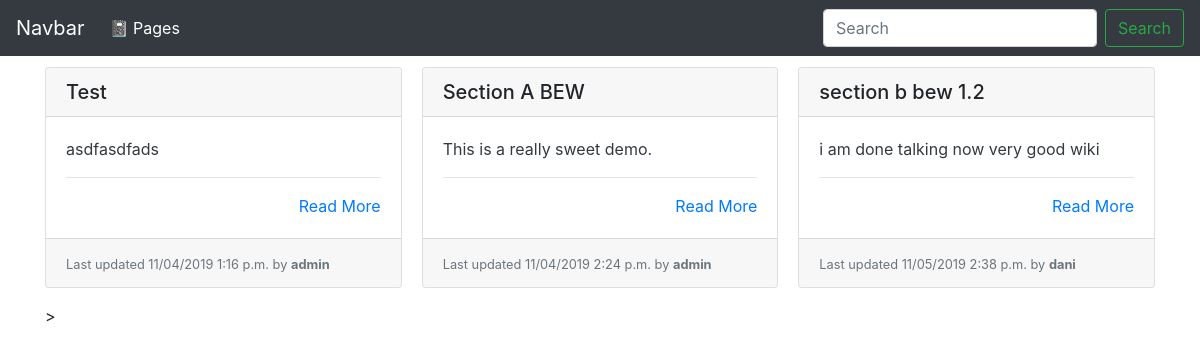
Before: / with the older database file.
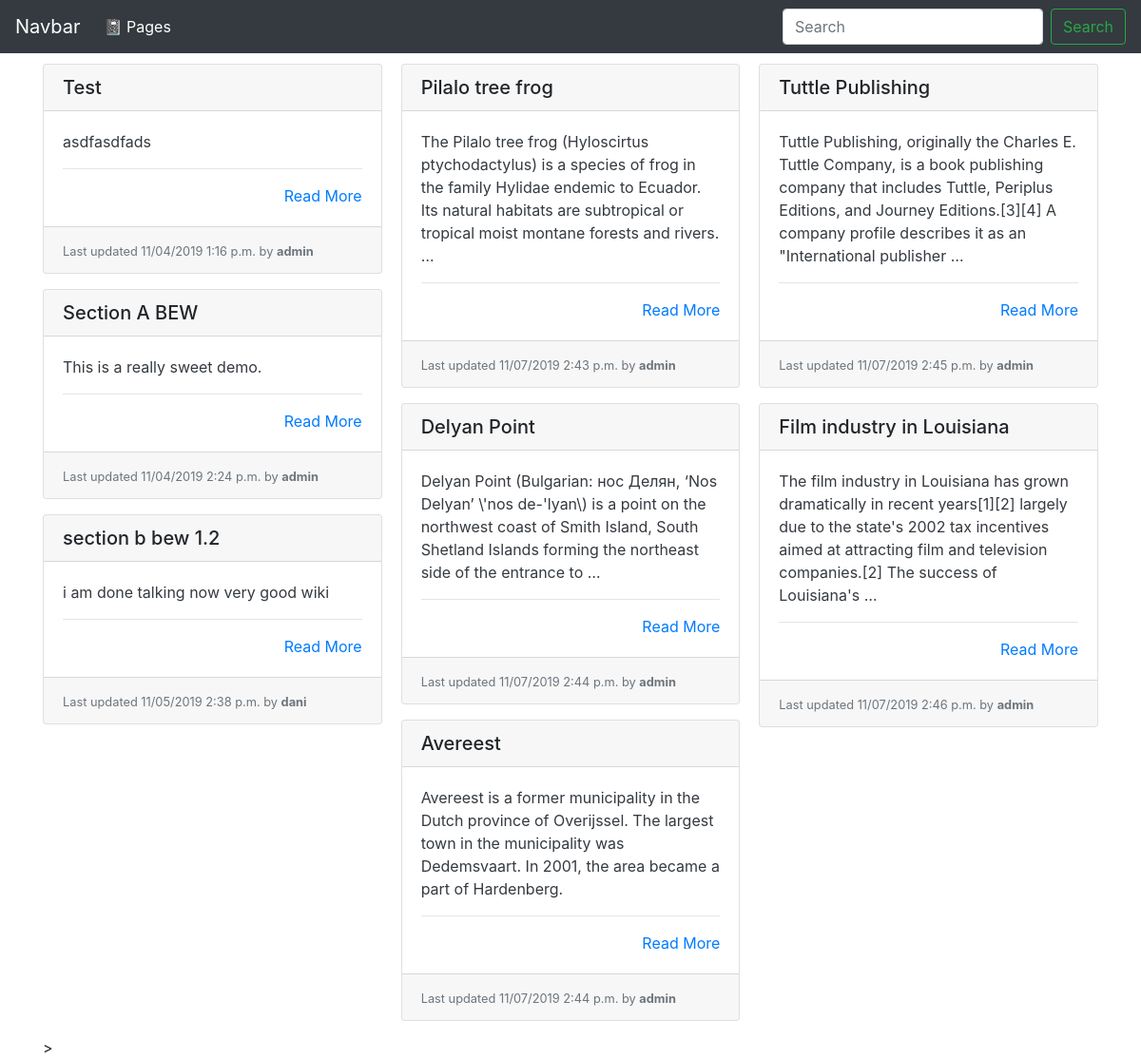
After: the same page with the newer database file.
### wiki/views.py (the view)
# urls.py: path('', PageList.as_view(), name='wiki-list-page'),
class PageList(ListView):
    model = Page
    def get(self, request):
        pages = self.get_queryset().all()
        return render(request, 'list.html', {'pages': pages})

### wiki/templates/list.html (shortened to what this page needs)
{% extends "base.html" %}
{% block content %}
  <h3>Wikis {% if pages %}<small class="text-muted">({{ pages|length }} Page{{ pages|length|pluralize:"s" }})</small>{% endif %}</h3>
  {% if pages %}
    <div class="card-columns">
      {% for page in pages %}
        {% include "partials/card.html" %}
      {% endfor %}
    </div>
  {% else %}
    <div class="alert alert-primary" role="alert">No pages to display.</div>
  {% endif %}
{% endblock %}

### wiki/templates/base.html (shortened to what this page needs)
<!doctype html>
<html lang="en">
  <head>
    <link rel="stylesheet" href="https://stackpath.bootstrapcdn.com/bootstrap/4.3.1/css/bootstrap.min.css">
  </head>
  <body>
    <nav class="navbar navbar-expand-md navbar-dark bg-dark fixed-top">
      <a class="navbar-brand" href="#">Navbar</a>
      <div class="collapse navbar-collapse" id="navbarsExampleDefault">
        <ul class="navbar-nav mr-auto">
          <li class="nav-item active">
            <a class="nav-link" href="{% url 'wiki-list-page' %}">📓 Pages <span class="sr-only">(current)</span></a>
          </li>
        </ul>
        <form class="form-inline my-2 my-lg-0">
          <input class="form-control mr-sm-2" type="text" placeholder="Search" aria-label="Search">
          <button class="btn btn-outline-success my-2 my-sm-0" type="submit">Search</button>
        </form>
      </div>
    </nav>
    <main role="main" class="container">
        {% block content %}{% endblock %}>
    </main>
  </body>

### wiki/templates/partials/card.html
<div class="card mb-3">
    <h5 class="card-header ">{{ page.title }}</h5>
    <div class="card-body border-dark">
      <p class="card-text text-dark">
        {{ page.content|truncatewords_html:30 }}
        <hr>
        <div class="text-right"><a href="{% url 'wiki-details-page' page.slug %}" title="Read More">Read More</a></div>
    </div>
    <div class="card-footer">
      <small class="text-muted">Last updated {{ page.modified|date:"SHORT_DATETIME_FORMAT" }} by <b>{{ page.author.username }}</b></small>
    </div>
  </div>

Changed rows visible on the page:
added Page: title "Pilalo tree frog", content "The Pilalo tree frog (Hyloscirtus ptychodactylus) is a species of frog in the family Hylidae endemic to Ecuador. Its natural habitats are subtropical or tropical moist montane forests and rivers. …", modified "11/07/2019 2:43 p.m.", author.username "admin"
added Page: title "Delyan Point", content "Delyan Point (Bulgarian: нос Делян, ‘Nos Delyan’ \\'nos de-'lyan\\) is a point on the northwest coast of Smith Island, South Shetland Islands forming the northeast side of the entrance to …", modified "11/07/2019 2:44 p.m.", author.username "admin"
added Page: title "Avereest", content "Avereest is a former municipality in the Dutch province of Overijssel. The largest town in the municipality was Dedemsvaart. In 2001, the area became a part of Hardenberg.", modified "11/07/2019 2:44 p.m.", author.username "admin"
added Page: title "Tuttle Publishing", content "Tuttle Publishing, originally the Charles E. Tuttle Company, is a book publishing company that includes Tuttle, Periplus Editions, and Journey Editions.[3][4] A company profile describes it as an \"International publisher …", modified "11/07/2019 2:45 p.m.", author.username "admin"
added Page: title "Film industry in Louisiana", content "The film industry in Louisiana has grown dramatically in recent years[1][2] largely due to the state's 2002 tax incentives aimed at attracting film and television companies.[2] The success of Louisiana's …", modified "11/07/2019 2:46 p.m.", author.username "admin"
